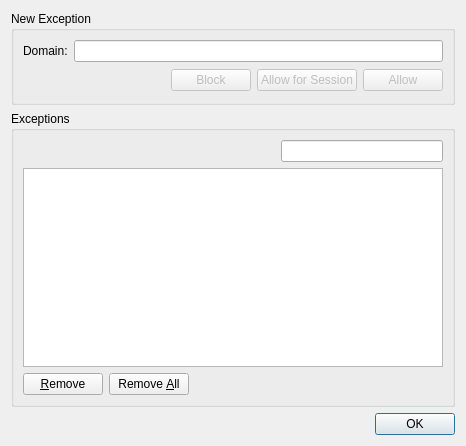
<ui version="4.0" >
 <class>CookiesExceptionsDialog</class>
 <widget class="QDialog" name="CookiesExceptionsDialog" >
  <property name="geometry" >
   <rect>
    <x>0</x>
    <y>0</y>
    <width>466</width>
    <height>446</height>
   </rect>
  </property>
  <property name="windowTitle" >
   <string>Cookie Exceptions</string>
  </property>
  <layout class="QVBoxLayout" >
   <item>
    <widget class="QGroupBox" name="newExceptionGroupBox" >
     <property name="title" >
      <string>New Exception</string>
     </property>
     <layout class="QGridLayout" >
      <item row="0" column="0" >
       <layout class="QHBoxLayout" >
        <item>
         <widget class="QLabel" name="label" >
          <property name="text" >
           <string>Domain:</string>
          </property>
         </widget>
        </item>
        <item>
         <widget class="QLineEdit" name="domainLineEdit" />
        </item>
       </layout>
      </item>
      <item row="1" column="0" >
       <layout class="QHBoxLayout" >
        <item>
         <spacer>
          <property name="orientation" >
           <enum>Qt::Horizontal</enum>
          </property>
          <property name="sizeHint" stdset="0" >
           <size>
            <width>81</width>
            <height>25</height>
           </size>
          </property>
         </spacer>
        </item>
        <item>
         <widget class="QPushButton" name="blockButton" >
          <property name="enabled" >
           <bool>false</bool>
          </property>
          <property name="text" >
           <string>Block</string>
          </property>
         </widget>
        </item>
        <item>
         <widget class="QPushButton" name="allowForSessionButton" >
          <property name="enabled" >
           <bool>false</bool>
          </property>
          <property name="text" >
           <string>Allow for Session</string>
          </property>
         </widget>
        </item>
        <item>
         <widget class="QPushButton" name="allowButton" >
          <property name="enabled" >
           <bool>false</bool>
          </property>
          <property name="text" >
           <string>Allow</string>
          </property>
         </widget>
        </item>
       </layout>
      </item>
     </layout>
    </widget>
   </item>
   <item>
    <widget class="QGroupBox" name="ExceptionsGroupBox" >
     <property name="title" >
      <string>Exceptions</string>
     </property>
     <layout class="QGridLayout" >
      <item row="0" column="0" colspan="3" >
       <spacer>
        <property name="orientation" >
         <enum>Qt::Horizontal</enum>
        </property>
        <property name="sizeHint" stdset="0" >
         <size>
          <width>252</width>
          <height>20</height>
         </size>
        </property>
       </spacer>
      </item>
      <item row="0" column="3" >
       <widget class="SearchLineEdit" name="search" />
      </item>
      <item row="1" column="0" colspan="4" >
       <widget class="EditTableView" name="exceptionTable" />
      </item>
      <item row="2" column="0" >
       <widget class="QPushButton" name="removeButton" >
        <property name="text" >
         <string>&amp;Remove</string>
        </property>
       </widget>
      </item>
      <item row="2" column="1" >
       <widget class="QPushButton" name="removeAllButton" >
        <property name="text" >
         <string>Remove &amp;All</string>
        </property>
       </widget>
      </item>
      <item row="2" column="2" colspan="2" >
       <spacer>
        <property name="orientation" >
         <enum>Qt::Horizontal</enum>
        </property>
        <property name="sizeHint" stdset="0" >
         <size>
          <width>40</width>
          <height>20</height>
         </size>
        </property>
       </spacer>
      </item>
     </layout>
    </widget>
   </item>
   <item>
    <widget class="QDialogButtonBox" name="buttonBox" >
     <property name="orientation" >
      <enum>Qt::Horizontal</enum>
     </property>
     <property name="standardButtons" >
      <set>QDialogButtonBox::Ok</set>
     </property>
    </widget>
   </item>
  </layout>
 </widget>
 <customwidgets>
  <customwidget>
   <class>SearchLineEdit</class>
   <extends>QLineEdit</extends>
   <header>searchlineedit.h</header>
  </customwidget>
  <customwidget>
   <class>EditTableView</class>
   <extends>QTableView</extends>
   <header>edittableview.h</header>
  </customwidget>
 </customwidgets>
 <resources/>
 <connections>
  <connection>
   <sender>buttonBox</sender>
   <signal>accepted()</signal>
   <receiver>CookiesExceptionsDialog</receiver>
   <slot>accept()</slot>
   <hints>
    <hint type="sourcelabel" >
     <x>381</x>
     <y>428</y>
    </hint>
    <hint type="destinationlabel" >
     <x>336</x>
     <y>443</y>
    </hint>
   </hints>
  </connection>
 </connections>
</ui>
